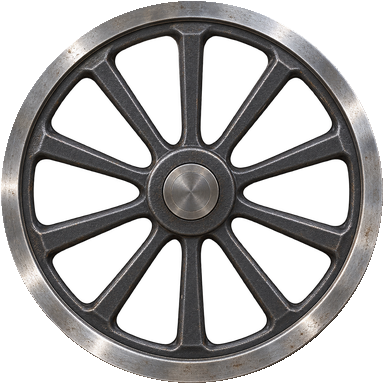
#> input picture assets/locomotive-shop/v4/driver.webp, 384 x 384 px, given in place of driver.png, which was not available
$ python build-locomotive-sprites.py
#> lines starting #> are read from the running program, lines starting #| are printed output that depends on the picture; after the words box and inside, x2 and y2 are one past the last pixel; in counts of white or black regions, pixels touching at a corner belong together; pictures that were not available may be replaced by others from this repository, and a replacement may not be noted
#!/usr/bin/env python3
"""Build audited, fixed-canvas locomotive animation sheets.

The browser never positions wheels or rods. This build step cleans the source
components, registers every axle to a model-specific profile, and flattens the
complete locomotive into frames that share one fixed canvas. Extra transparent
headroom preserves tall stack crowns without changing the 260px rail geometry.
"""

from collections import deque
from functools import lru_cache
from hashlib import sha256
import json
from math import cos, pi, sin
from pathlib import Path
import sys

from PIL import Image, ImageChops, ImageDraw, ImageFilter


PUBLIC = Path(__file__).resolve().parents[1] / "public"
PARTS = PUBLIC / "assets/locomotive-shop/v2"
OUT = PUBLIC / "assets/locomotive-shop/v3"
FRAME_W, FRAME_H = 960, 340
REFERENCE_H = 260  # Wheel, rod, and shell offsets retain their approved rail scale.
FRAMES, COLUMNS = 32, 8

# Every point below belongs to exactly one locomotive. Coordinates are
# percentages of that model's tender or locomotive section, measured from the
# left edge of the original 960px section geometry. Big Boy adds drawbar
# length to its canvas; its sections and all wheel diameters stay unchanged.
PROFILES = {
    "tom-thumb": dict(wheel_arrangement="4-6-0", tender_width=30, locomotive_width=72,
        body_bottom=14, tender_bottom=10, stack_tip=dict(x=1043, y=7),
        drivers=[29.6, 50.9, 72.3], driver_size=18, trailing=[], leading=[87.5, 95.1], truck_size=6.8,
        tender_axles=[18.4, 39.4, 67.4, 88.4], tender_wheel_size=19.8,
        tender_groups=[[0, 1], [2, 3]], rod_groups=[dict(start=29.6, end=72.3, phase=0)]),
    "southern-4501": dict(wheel_arrangement="2-8-2", tender_width=35, locomotive_width=68,
        body_bottom=1, tender_bottom=9, stack_tip=dict(x=933, y=3),
        drivers=[37, 50, 63, 76], driver_size=12.3, trailing=[17.5], leading=[91], truck_size=6.15,
        trailing_size=8.4,  # Photo/drawing calibrated: ~0.68 of the 63in drivers, not the pilot's 0.50.
        tender_axles=[14, 29, 65, 80], tender_wheel_size=12,
        tender_groups=[[0, 1], [2, 3]], rod_groups=[dict(start=37, end=76, phase=0)]),
    "prr-1361": dict(wheel_arrangement="4-6-2", tender_width=35, locomotive_width=68,
        body_bottom=0, tender_bottom=9, stack_tip=dict(x=926, y=4),
        drivers=[32, 47, 62], driver_size=13.8, trailing=[16], leading=[87, 94.5], truck_size=5.5,
        trailing_size=8.3,
        tender_axles=[14, 29, 65, 80], tender_wheel_size=12,
        tender_groups=[[0, 1], [2, 3]], rod_groups=[dict(start=32, end=62, phase=0)]),
    "nkp-765": dict(wheel_arrangement="2-8-4", tender_width=36, locomotive_width=67,
        body_bottom=6, tender_bottom=9, stack_tip=dict(x=856, y=0),
        drivers=[31.5, 44.5, 57.5, 70.5], driver_size=12.2, trailing=[10, 20], leading=[94], truck_size=5.9,
        trailing_size=7.3,
        tender_axles=[14, 29, 65, 80], tender_wheel_size=12,
        tender_groups=[[0, 1], [2, 3]], rod_groups=[dict(start=31.5, end=70.5, phase=0)]),
    "atsf-3751": dict(wheel_arrangement="4-8-4", tender_width=35, locomotive_width=68,
        body_bottom=6, tender_bottom=10, stack_tip=dict(x=937, y=3),
        # No. 3751 has the same 80-inch-driver visual class as UP 844. Spread
        # the four axles evenly before enlarging them so adjacent tire rings
        # retain a clean, physical clearance instead of touching.
        drivers=[35, 48.5, 62, 75.5], driver_size=13.1,
        trailing=[11, 20], leading=[90, 97], truck_size=5.7, trailing_size=7.5,
        tender_axles=[14, 29, 65, 80], tender_wheel_size=12,
        tender_groups=[[0, 1], [2, 3]], rod_groups=[dict(start=35, end=75.5, phase=0)]),
    "nw-611": dict(wheel_arrangement="4-8-4", tender_width=38, locomotive_width=65,
        body_bottom=3, tender_bottom=9, stack_tip=dict(x=880, y=9),
        drivers=[40, 53, 66, 79], driver_size=12.3, trailing=[12, 21], leading=[89, 96.3], truck_size=6.6,
        trailing_size=7.7,
        tender_axles=[14, 29, 65, 80], tender_wheel_size=12,
        tender_groups=[[0, 1], [2, 3]], rod_groups=[dict(start=40, end=79, phase=0)]),
    "up-844": dict(wheel_arrangement="4-8-4", tender_width=35, locomotive_width=68,
        body_bottom=6, tender_bottom=7, stack_tip=dict(x=905, y=1),
        drivers=[35, 49, 63, 77], driver_size=13.1, trailing=[11, 20], leading=[90, 97], truck_size=5.65,
        trailing_size=7.5,
        tender_axles=[14, 29, 65, 80], tender_wheel_size=12,
        tender_groups=[[0, 1], [2, 3]], rod_groups=[dict(start=35, end=77, phase=0)]),
    "nw-1218": dict(wheel_arrangement="2-6-6-4", tender_width=35, locomotive_width=68,
        body_bottom=4, tender_bottom=7, stack_tip=dict(x=896, y=4),
        drivers=[30, 40, 50, 64, 74, 84], driver_size=9.6, trailing=[8, 16], leading=[95], truck_size=5.4,
        trailing_size=6,
        tender_axles=[14, 29, 65, 80], tender_wheel_size=12,
        tender_groups=[[0, 1], [2, 3]],
        rod_groups=[dict(start=30, end=50, phase=0), dict(start=64, end=84, phase=90)]),
    "challenger-3985": dict(wheel_arrangement="4-6-6-4", tender_width=34, locomotive_width=69,
        body_bottom=1, tender_bottom=7, stack_tip=dict(x=919, y=3),
        drivers=[29, 39, 49, 64, 74, 84], driver_size=9.6, trailing=[6, 13], leading=[92, 97.3], truck_size=5,
        trailing_size=6,
        tender_axles=[14, 29, 65, 80], tender_wheel_size=12,
        tender_groups=[[0, 1], [2, 3]],
        rod_groups=[dict(start=29, end=49, phase=0), dict(start=64, end=84, phase=90)]),
    "big-boy-4014": dict(wheel_arrangement="4-8-8-4", tender_width=34, locomotive_width=69,
        body_bottom=5, tender_bottom=2, stack_tip=dict(x=899, y=3), coupling_extension=36,
        drivers=[19, 28, 37, 46, 58, 67, 76, 85], driver_size=8.6, trailing=[6, 11], leading=[92.5, 97.5], truck_size=4.3,
        tender_axles=[12, 25, 38, 62, 75, 88], tender_wheel_size=11,
        tender_groups=[[0, 1, 2], [3, 4, 5]],
        rod_groups=[dict(start=19, end=46, phase=0), dict(start=58, end=85, phase=90)]),
    "the-flyer-1907": dict(wheel_arrangement="4-4-2", tender_width=34, locomotive_width=69,
        body_bottom=0, tender_bottom=4, stack_tip=dict(x=1532, y=4),
        drivers=[39.5, 61], driver_size=13.7, trailing=[15], leading=[85.5, 93], truck_size=5.7,
        trailing_size=8.8,
        tender_axles=[15, 30, 68, 83], tender_wheel_size=11.5,
        tender_groups=[[0, 1], [2, 3]], rod_groups=[dict(start=39.5, end=61, phase=0)]),
    "polar-express-1225": dict(wheel_arrangement="2-8-4", tender_width=36, locomotive_width=67,
        body_bottom=4, tender_bottom=4, stack_tip=dict(x=1793, y=4),
        drivers=[30, 43, 56, 69], driver_size=12.1, trailing=[10, 19], leading=[94], truck_size=5.8,
        trailing_size=7.2,
        tender_axles=[14, 29, 65, 80], tender_wheel_size=12,
        tender_groups=[[0, 1], [2, 3]], rod_groups=[dict(start=30, end=69, phase=0)]),
}
WHEEL_PARTS = PUBLIC / "assets/locomotive-shop/v4"
RAIL_Y = FRAME_H - 8


def frame_width(engine: str) -> int:
    """Extra coupling space extends the canvas, never scales body or wheels."""
    return FRAME_W + PROFILES[engine].get("coupling_extension", 0)

# Pixel depths on the immutable canvas, NOT wheel offsets. Upper tire crowns
# sit behind the existing chassis; the lower wheel faces and crankpins remain
# outside it. Keep the streamlined J's skirt distinct from open-frame engines.
# Raw-shell gap limits are measured BEFORE adding suspension, so a stretched
# support cannot make a badly raised body pass registration again.
WHEEL_SEATING = {
    "tom-thumb": dict(driver_inset=8, truck_inset=5, max_gap=dict(driver=0, leading=0, trailing=0, tender=0)),
    # Southern's larger trailing wheel fills its native arch with 8px clearance.
    "southern-4501": dict(driver_inset=6, truck_inset=5, max_gap=dict(driver=11, leading=0, trailing=10, tender=10)),
    "prr-1361": dict(driver_inset=7, truck_inset=5, max_gap=dict(driver=0, leading=8, trailing=7, tender=9)),
    "nkp-765": dict(driver_inset=6, truck_inset=5, max_gap=dict(driver=3, leading=0, trailing=11, tender=10)),
    "atsf-3751": dict(driver_inset=7, truck_inset=5, max_gap=dict(driver=0, leading=0, trailing=15, tender=8)),
    "nw-611": dict(driver_inset=9, truck_inset=6, max_gap=dict(driver=13, leading=0, trailing=20, tender=9)),
    "up-844": dict(driver_inset=6, truck_inset=5, max_gap=dict(driver=0, leading=5, trailing=20, tender=9)),
    "nw-1218": dict(driver_inset=5, truck_inset=4, max_gap=dict(driver=6, leading=0, trailing=22, tender=0)),
    "challenger-3985": dict(driver_inset=5, truck_inset=4, max_gap=dict(driver=8, leading=0, trailing=28, tender=0)),
    "big-boy-4014": dict(driver_inset=5, truck_inset=4, max_gap=dict(driver=10, leading=0, trailing=8, tender=2)),
    "the-flyer-1907": dict(driver_inset=7, truck_inset=5, max_gap=dict(driver=0, leading=0, trailing=15, tender=0)),
    "polar-express-1225": dict(driver_inset=6, truck_inset=5, max_gap=dict(driver=0, leading=0, trailing=3, tender=0)),
}


# [48 lines left out: functions component_path, largest_alpha_component, not called in this run]


def normalize_wheel(image: Image.Image) -> Image.Image:
    """Register the new orthographic masters around their neutral hub.

    Mechanical circular masking removes edge residue; the old perspective
    wheel crops are never reused. Full wheels rotate, not double-exposed faces.
    """
    center = (image.width / 2, image.height / 2)
#> center = (192, 192)
    radius = min(image.size) / 2 - 18
#> radius = 174
    square = image.crop((round(center[0] - radius), round(center[1] - radius),
                         round(center[0] + radius), round(center[1] + radius)))
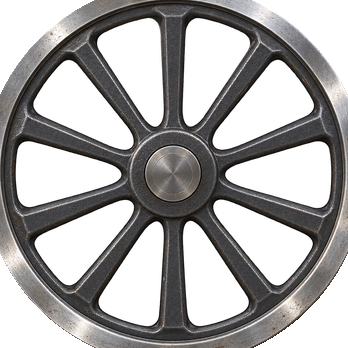
#> square: PIL image 348x348 RGBA; mean R, G, B, A 61.3, 59.6, 59.4, 131.4; transparent parts drawn white
    square = square.resize((384, 384), Image.Resampling.LANCZOS)
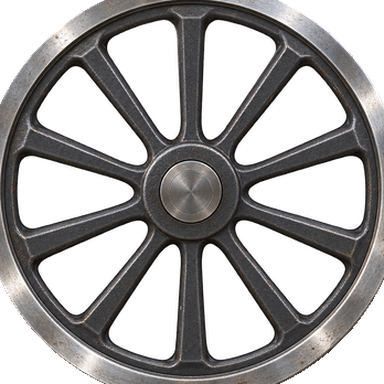
#> square: PIL image 384x384 RGBA; mean R, G, B, A 47.9, 46.5, 46.1, 131.5; transparent parts drawn white
    mask = Image.new("L", square.size, 0)
#> mask: PIL image 384x384 L; every value is 0
    ImageDraw.Draw(mask).ellipse((1, 1, 382, 382), fill=255)
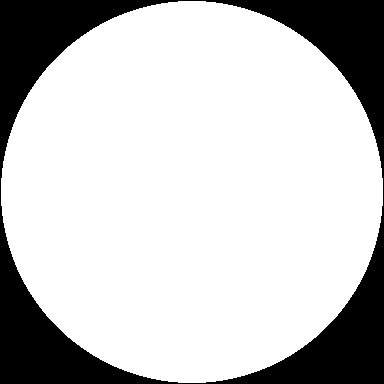
#> mask: PIL image 384x384 L; 77.7% white; 1 black region, box (x1, y1, x2, y2) and area: (0, 0, 384, 384) 32932
    square.putalpha(ImageChops.multiply(square.getchannel("A"), mask))
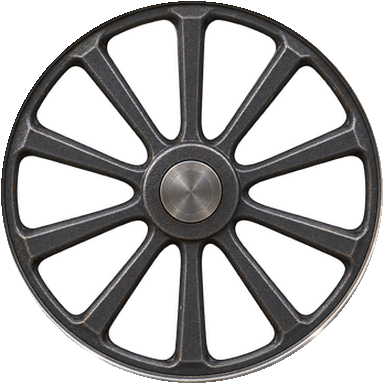
#> square: PIL image 384x384 RGBA; mean R, G, B, A 47.9, 46.5, 46.1, 103.7; transparent parts drawn white
    return square


def prepare_wheel_assets() -> None:
    for kind in ("driver", "truck"):
#> (the run stopped early here; a loop or call above may not have finished)
